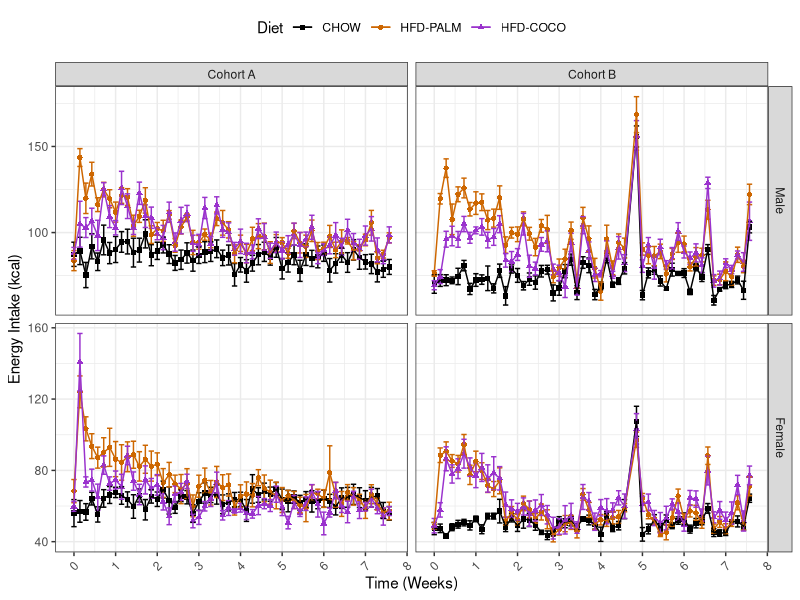
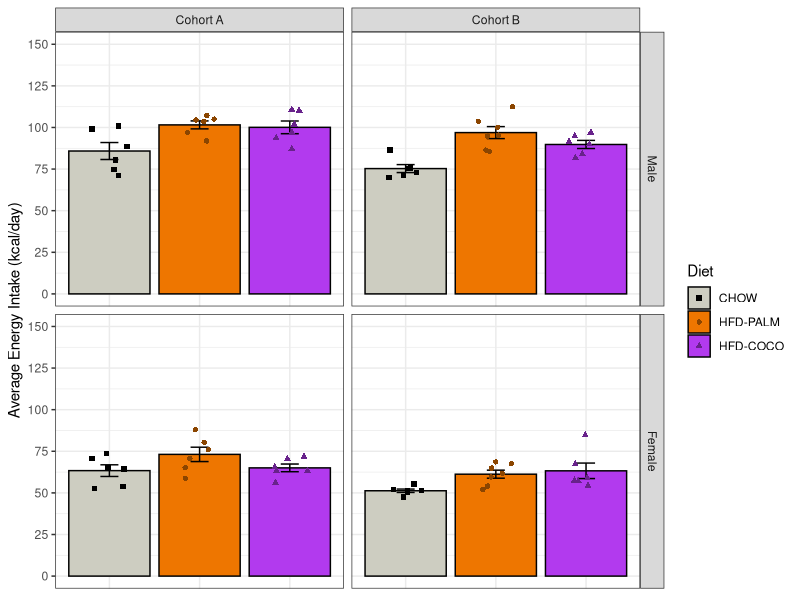
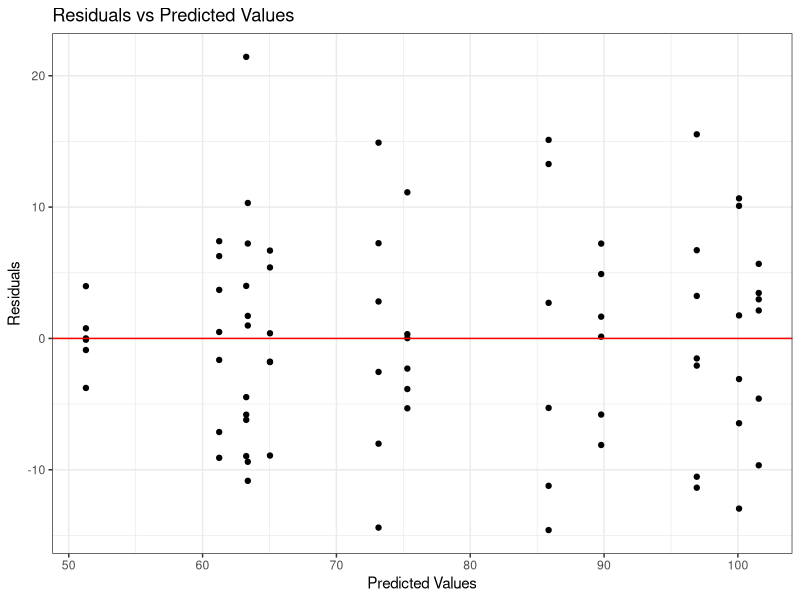
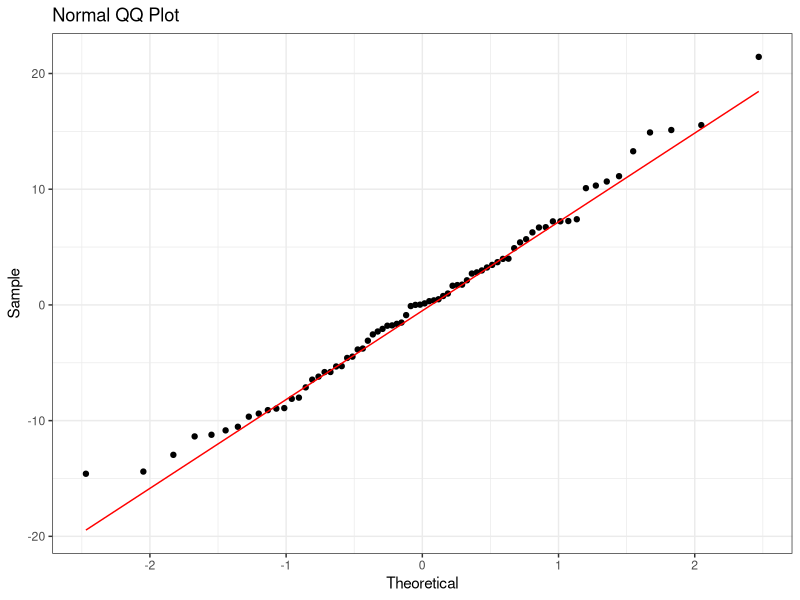

These charts were generated, in order, by the following R code:
## ---- chunk 1
#| label: load-packages
#| output: false

library("tidyverse")
## ---- chunk 2
#| label: session-info
sessionInfo()
## ---- chunk 3
#| label: mydata

# Create a dataframe
mydata <- 
  
  # Import the data
  read_csv(
    file ="data/experiment-3-statsdata.csv",
    show_col_types = FALSE
    ) |>
  
  # Select the variables of interest 
  # EI = energy intake
  select(id, age, cohort, sex, diet, EI_0:EI_53) |>
  
  # Divide cohort B's energy intake values on day 34 by 2 (since they were recorded over two days) 
  # mutate(
  #   EI_34 = if_else(cohort == 1, EI_34/2, EI_34)
  #   ) |>
  
  # Tidy data
  pivot_longer(
    cols = starts_with("EI"),
    names_to = "day",
    values_to = "energy_intake",
    values_drop_na = TRUE
    ) |>
  
  # Transform data
  mutate(
  
    # Recode categorical variables as factors
    id = factor(id),
    cohort = factor(
      cohort, 
      levels = c(0, 1),
      labels = c("Cohort A", "Cohort B")
    ),
    sex = factor(
      sex,
      levels = c(0, 1),
      labels = c("Male", "Female")
      ),
    diet = factor(
      diet,
      levels = c(0, 1, 2),
      labels = c("CHOW", "HFD-PALM", "HFD-COCO")
      ),
    
    # Recode sex and cohort using sum coding
    sex_sum    = C(sex, sum),
    cohort_sum = C(cohort, sum),
    
    # Compute time in weeks
    day = parse_number(day),
    week = day/7,
    .before = energy_intake
    ) |>
  
  # Drop na values
  drop_na()

# View a summary of the data
summary(mydata)
## ---- chunk 4
# Compute the mean and SD of each cohort's age
mydata |>
  group_by(cohort) |>
  summarize(
    age_m  = mean(age),
    age_sd = sd(age)
  )
## ---- chunk 5
#| label: line-plot

# Create a line plot of each group's daily energy intake over time
line_plot <-
  mydata |>  
  ggplot(
    aes(
      x = week, 
      y = energy_intake, 
      color = diet, 
      shape = diet
      )
    ) +
  
  # Facet by sex and cohort
  facet_grid(
    sex ~ cohort,
    scales = "free_y"
    ) + 
  
  # Plot the observed means as points
  stat_summary(
    fun = mean,
    geom = "point"
    ) +
  
  # Plot the observed standard errors as errorbars
  stat_summary(
    fun.data = mean_se,
    geom = "errorbar"
    ) +
  
  # Plot connecting lines
  stat_summary(
    fun = mean,
    geom = "line"
    ) +
  
  # Change color title and scale
  scale_color_manual(
    name = "Diet",
    values = c(
      "CHOW"      = "black",
      "HFD-PALM"  = "darkorange3",
      "HFD-COCO"  = "darkorchid3"
      )
    ) +
  
  # Change shape title and scale
  scale_shape_manual(
    name = "Diet",
    values = c(
      "CHOW"      = 15,
      "HFD-PALM"  = 16,
      "HFD-COCO"  = 17
      )
    ) +
  
  # Change y-axis title
  labs(y = "Energy Intake (kcal)") +
  
  # Change x-axis title and scale
  scale_x_continuous(
    name = "Time (Weeks)",
    breaks = seq(from = 0, to = 8, by = 1)) +
  
  # Change overall plot theme
  theme_bw() + 
  
  # Rotate and adjust the x-axis tick labels
  theme(
    axis.text.x = element_text(
      angle = 45,
      vjust = 0.5,
      hjust = 0.5
      ),
    legend.position = "top"
    )

# Show the plot
line_plot
## ---- chunk 6
#| label: model-data

# Create a new dataframe
model_data <- 
  
  # Copy the original dataframe
  mydata |>
  
  # Keep just one observation per subject
  distinct(
    id, 
    .keep_all = TRUE
  ) |>
  
  # Deselect variables of disinterest
  select(-day, -week, -energy_intake) |>
  
  # Join that dataframe to a new dataframe
  left_join(
    
    # Copy the original dataframe
    mydata |>
  
    # filter the dataframe to include only the dietary intervention
    filter(day > 0) |>

    # Compute each subject's average energy intake across the dietary intervention
    group_by(id) |>
    summarize(
      average_energy_intake = mean(energy_intake)
    ) |>
    ungroup(),
  
  # join by the key of subject id
  by = join_by(id)
  )

# Show a summary of the data
summary(model_data)
## ---- chunk 7
#| label: bar-plot

# Create a bar plot each group's average energy intake across the entire dietary intervention
bar_plot <-
  model_data |>  
  ggplot(
    aes(
      x     = diet, 
      y     = average_energy_intake, 
      color = diet, 
      fill  = diet,
      shape = diet
      )
    ) +
  
  # Facet by cohort and sex
  facet_grid(
    sex ~ cohort,
    # scales = "free_y"
    ) + 
  
  # Plot the observed means as points
  stat_summary(
    fun = mean,
    geom = "bar",
    color = "black",
    ) +
  
  # Plot the observed standard errors as errorbars
  stat_summary(
    fun.data = mean_se,
    geom = "errorbar",
    color = "black",
    width = 0.2
    ) +
  
  # Plot individual data points
  geom_point(
    position = position_jitter(
      width = 0.2
    )
  ) +
  
  # Change color title and scale
  scale_color_manual(
    name = "Diet",
    values = c(
      "CHOW"      = "black",
      "HFD-PALM"  = "darkorange4",
      "HFD-COCO"  = "darkorchid4"
      )
    ) +
  
  # Change fill title and scale
  scale_fill_manual(
    name = "Diet",
    values = c(
      "CHOW"     = "ivory3",
      "HFD-PALM" = "darkorange2",
      "HFD-COCO" = "darkorchid2"
      )
    ) +
  
  # Change shape title and scale
  scale_shape_manual(
    name = "Diet",
    values = c(
      "CHOW"      = 15,
      "HFD-PALM"  = 16,
      "HFD-COCO"  = 17
      )
    ) +
  
  # Change x-axis title
  labs(x = "Diet") +
  
  # Change y-axis title and scale
  scale_y_continuous(
    name = "Average Energy Intake (kcal/day)",
    limits = c(0, 150),
    breaks = seq(from = 0, to =  150, by = 25)
  ) +
  
  # Change overall plot theme
  theme_bw() + 
  
  # Remove x-axis title, text, and tick labels
  theme(
    axis.title.x = element_blank(),
    axis.text.x  = element_blank(),
    axis.ticks.x = element_blank()
    )

# Show the plot
bar_plot
## ---- chunk 8
#| label: model

# Build the model
model <- 
  lm(
    average_energy_intake ~ cohort_sum * sex_sum * diet, 
    data = model_data
  )
## ---- chunk 9
#| label: model-fits

# Add the fitted and residual values to the dataset
model_fits <- 
  model_data |>
  mutate(
    fits   = c(fitted(model)),
    resids = c(residuals(model))
  )
## ---- chunk 10
#| label: residuals-plot

# Create a residuals plot to check for linearity and homoskedasticity
residuals_plot <-
  model_fits |>
  ggplot(
    aes(x = fits, y = resids)
  ) +
  
  # Plot individual data points
  geom_point() +
  
  # Plot a horizontal line at y = 0
  geom_hline(yintercept = 0, col = "red") + 
  
  # Change aesthetics
  labs(
    title = "Residuals vs Predicted Values",
    x = "Predicted Values",
    y = "Residuals"
  ) +
  theme_bw() 

# Show the plot
residuals_plot
## ---- chunk 11
#| label: qq-plot

# Create a QQ plot to check for normality
qq_plot <-
  model_fits |>
  ggplot(
    aes(sample = resids)
  ) +
  
  # Plot boxplots
  geom_qq() +
  geom_qq_line(col = "red") +
  
  # Change aesthestics
  labs(
    title = "Normal QQ Plot",
    x = "Theoretical",
    y = "Sample"
  ) +
  theme_bw() 

# Show the plot
qq_plot
## ---- chunk 12
# Perform omnibus tests
model |> anova()
## ---- chunk 13
# Produce summary output
model |> summary()
## ---- chunk 14
#| label: model-palm

# Relevel factors to change reference group to HFD-VS
data_palm <- 
  model_data |>
  mutate(
    diet = fct_relevel(diet, "HFD-PALM"), # relevel diet
  )

# Build the model
model_palm <- 
  model |>
  update(
    data = data_palm
  )

# Produce the summary output
model_palm |> summary()
